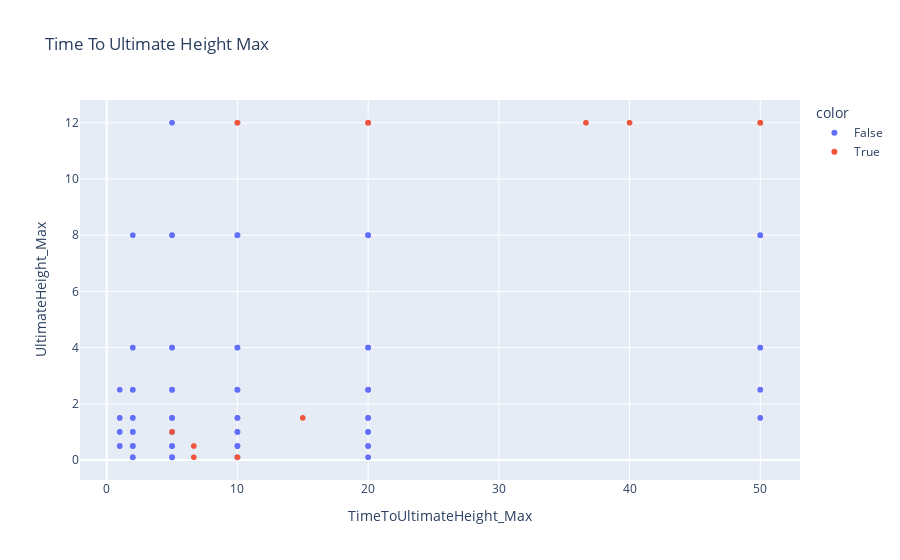

Notebook code cell kept with this figure:
### Code cell
knn_impute = KNNImputer(n_neighbors=3, weights='distance')
knn_arr = knn_impute.fit_transform(numerical_df)
knn_df = pd.DataFrame(data=knn_arr, columns=numerical_df.columns)

nulls = (df["TimeToUltimateHeight_Max"].isnull() | df["UltimateHeight_Max"].isnull())
fig_knn = px.scatter(knn_df, x="TimeToUltimateHeight_Max", y="UltimateHeight_Max", title='Time To Ultimate Height Max',
           color=nulls)
fig_knn

### Figure 1 — Plotly figure (JSON) as saved in the notebook; plotly's stock layout.template omitted (floating-point values rounded to 4 significant figures; data arrays with more than 128 entries replaced by an {"elided": "..."} marker saying what was removed)
{"data": [{"hovertemplate": "color=False<br>TimeToUltimateHeight_Max=%{x}<br>UltimateHeight_Max=%{y}<extra></extra>", "legendgroup": "False", "marker": {"color": "#636efa", "symbol": "circle"}, "mode": "markers", "name": "False", "showlegend": true, "type": "scattergl", "x": {"elided": "2074 int values"}, "xaxis": "x", "y": {"elided": "2074 float values"}, "yaxis": "y"}, {"hovertemplate": "color=True<br>TimeToUltimateHeight_Max=%{x}<br>UltimateHeight_Max=%{y}<extra></extra>", "legendgroup": "True", "marker": {"color": "#EF553B", "symbol": "circle"}, "mode": "markers", "name": "True", "showlegend": true, "type": "scattergl", "x": {"elided": "199 float values"}, "xaxis": "x", "y": {"elided": "199 float values"}, "yaxis": "y"}], "layout": {"legend": {"title": {"text": "color"}, "tracegroupgap": 0}, "title": {"text": "Time To Ultimate Height Max"}, "xaxis": {"anchor": "y", "domain": [0, 1], "title": {"text": "TimeToUltimateHeight_Max"}}, "yaxis": {"anchor": "x", "domain": [0, 1], "title": {"text": "UltimateHeight_Max"}}}}
